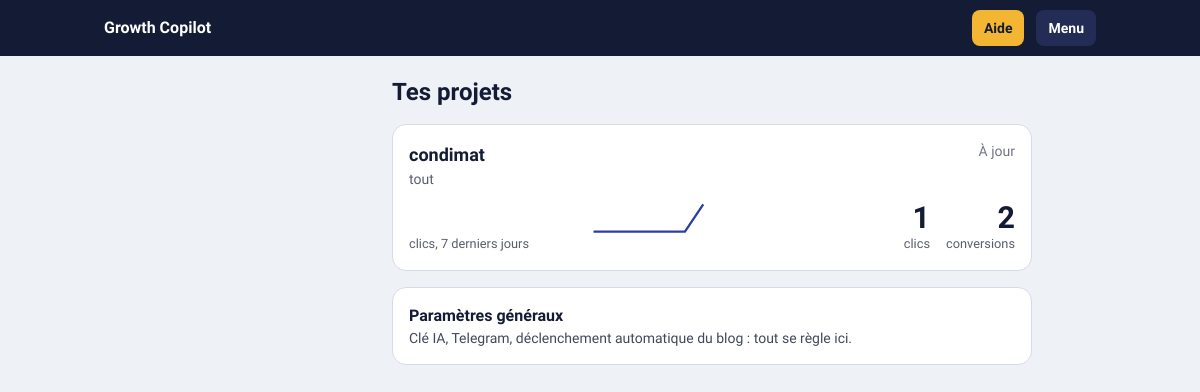
The page / on the database its author committed.
### core/models.py (models this page shows, shortened)
class Project(models.Model):
    name = models.CharField("Nom du projet", max_length=80)
    description = models.TextField("Ce que fait le produit")
    audience = models.CharField("Cible", max_length=200)
    offer = models.CharField("Offre / promesse", max_length=200, blank=True)
    tone = models.CharField("Ton", max_length=80, default="chaleureux et direct")
    url = models.URLField("Lien de destination (site, WhatsApp, Telegram…)")
    channels = models.CharField("Canaux (séparés par des virgules)", max_length=120,
                                default="whatsapp,facebook,tiktok,telegram")
    monthly_cost = models.PositiveIntegerField("Coût mensuel de ta communication en FCFA (publicité, data, temps payé)", default=0)
    blog_per_week = models.PositiveSmallIntegerField("Rythme du blog automatique", default=0,
        choices=[(0, "Désactivé"), (1, "1 article par semaine"), (2, "2 par semaine"), (3, "3 par semaine"), (5, "5 par semaine"), (7, "1 article par jour")])
    blog_topics = models.TextField("Sujets à traiter (un par ligne)", blank=True)
    color = models.CharField("Couleur de marque", max_length=7, default="#2b3fa0")
    whatsapp = models.CharField("Numéro WhatsApp (avec indicatif, ex. 22370000000)", max_length=20, blank=True)
    token = models.CharField(max_length=32, default=new_token, editable=False)

### core/views.py (the view)
# urls.py: path("", v.home, name="home"),
def home(request):
    t = timezone.localdate()
    since = t - timedelta(days=6)
    rows = []
    for p in Project.objects.all():
        series = _daily(Click.objects.filter(post__project=p, at__date__gte=since), since, 7)
        rows.append({"p": p, "due": p.post_set.filter(status="planned", scheduled_for__lte=t).count(),
                     "clicks": sum(series), "spark": _spark(series),
                     "convs": Conversion.objects.filter(project=p, at__date__gte=since).count()})
    return render(request, "home.html", {"rows": rows})

### core/views.py (called while the page is built)
def _daily(qs, since, days):
    per = {r["d"]: r["n"] for r in qs.annotate(d=TruncDate("at")).values("d").annotate(n=Count("id"))}
    return [per.get(since + timedelta(days=i), 0) for i in range(days)]

def _spark(vals, w=96, h=28):
    m, n = (max(vals) or 1), len(vals)
    return " ".join(f"{round(i * w / max(n - 1, 1), 1)},{round(h - 2 - (v / m) * (h - 4), 1)}" for i, v in enumerate(vals))

### core/templates/home.html
{% extends "base.html" %}{% block content %}
<h1 class="text-2xl font-extrabold">Tes projets</h1>
{% for r in rows %}<a href="{% url 'today' r.p.pk %}" class="card block">
<div class="flex justify-between items-start gap-3"><div><b class="text-lg">{{ r.p.name }}</b><p class="text-sm opacity-70">{{ r.p.audience }}</p></div>
{% if r.due %}<span class="chip">{{ r.due }} à publier</span>{% else %}<span class="text-sm opacity-60">À jour</span>{% endif %}</div>
<div class="flex items-end gap-4 mt-3"><div class="flex-1"><svg viewBox="0 0 96 28" class="w-full h-8" aria-hidden="true"><polyline fill="none" stroke="#2b3fa0" stroke-width="2" stroke-linejoin="round" points="{{ r.spark }}"/></svg>
<p class="lbl">clics, 7 derniers jours</p></div>
<div class="text-right"><p class="kpi">{{ r.clicks }}</p><p class="lbl">clics</p></div>
<div class="text-right"><p class="kpi">{{ r.convs }}</p><p class="lbl">conversions</p></div></div></a>
{% empty %}<div class="card space-y-3"><p>Aucun projet pour l'instant. Décris ton produit, ta cible et ton lien : l'outil écrit ta première semaine de posts.</p>
<a class="btn" href="{% url 'project_new' %}">Créer mon premier projet</a></div>{% endfor %}
<a href="{% url 'app_settings' %}" class="card block"><b>Paramètres généraux</b><p class="text-sm opacity-80">Clé IA, Telegram, déclenchement automatique du blog : tout se règle ici.</p></a>
{% endblock %}

### core/templates/base.html (style rules this page uses)
body { font-family:'Bricolage Grotesque',system-ui,sans-serif;background:#eef1f6;color:#141b34;padding-bottom:calc(5.5rem + env(safe-area-inset-bottom)) }
.card { background:#fff;border:1px solid #d5dbe8;border-radius:14px;padding:1rem }
.kpi { font-size:1.9rem;font-weight:800;line-height:1.1 }
.lbl { font-size:.8rem;opacity:.7 }
body { --ac:#2b3fa0;--acs:#e8ebf8 }
@media (min-width:768px) { body { padding-bottom:2rem } }

### rows shown on the page
Project: p.name "condimat", p.audience "tout", clicks "1", convs "2"
